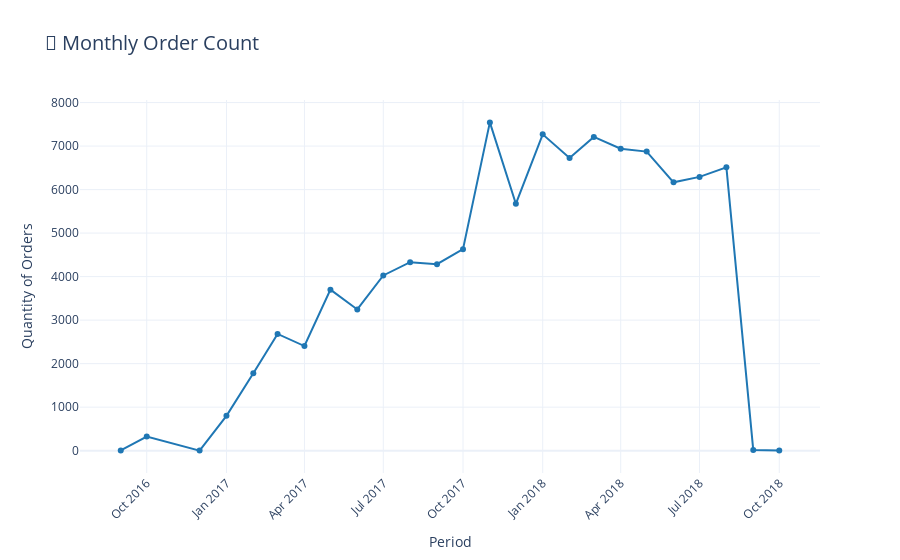

The cell this chart's notebook holds for it:
### Code cell
fig_timestamp = px.line(
    orders_by_month, 
    x="Year-month", 
    y="Count", 
    title="📅 Monthly Order Count", 
    labels={"Year-month": "Period", "Count": "Quantity of Orders"}, 
    markers=True,
    line_shape="linear", 
    color_discrete_sequence=["#1f77b4"],
)

fig_timestamp.update_layout(
    title_font_size=20,
    xaxis_title="Period", 
    yaxis_title="Quantity of Orders",
    xaxis_tickangle=-45,  
    template="plotly_white",  
    plot_bgcolor="rgba(0,0,0,0)",  
    showlegend=False
)

fig_timestamp.update_xaxes(showgrid=True)
fig_timestamp.update_yaxes(showgrid=True)

fig_timestamp

### Figure 1 — Plotly figure (JSON) as saved in the notebook; plotly's stock layout.template omitted (floating-point values rounded to 4 significant figures)
{"data": [{"hovertemplate": "Period=%{x}<br>Quantity of Orders=%{y}<extra></extra>", "legendgroup": "", "line": {"color": "#1f77b4", "dash": "solid", "shape": "linear"}, "marker": {"symbol": "circle"}, "mode": "lines+markers", "name": "", "orientation": "v", "showlegend": false, "type": "scatter", "x": ["2016-09", "2016-10", "2016-12", "2017-01", "2017-02", "2017-03", "2017-04", "2017-05", "2017-06", "2017-07", "2017-08", "2017-09", "2017-10", "2017-11", "2017-12", "2018-01", "2018-02", "2018-03", "2018-04", "2018-05", "2018-06", "2018-07", "2018-08", "2018-09", "2018-10"], "xaxis": "x", "y": [4, 324, 1, 800, 1780, 2682, 2404, 3700, 3245, 4026, 4331, 4285, 4631, 7544, 5673, 7269, 6728, 7211, 6939, 6873, 6167, 6292, 6512, 16, 4], "yaxis": "y"}], "layout": {"legend": {"tracegroupgap": 0}, "plot_bgcolor": "rgba(0,0,0,0)", "showlegend": false, "title": {"font": {"size": 20}, "text": "📅 Monthly Order Count"}, "xaxis": {"anchor": "y", "domain": [0, 1], "showgrid": true, "tickangle": -45, "title": {"text": "Period"}}, "yaxis": {"anchor": "x", "domain": [0, 1], "showgrid": true, "title": {"text": "Quantity of Orders"}}}}
